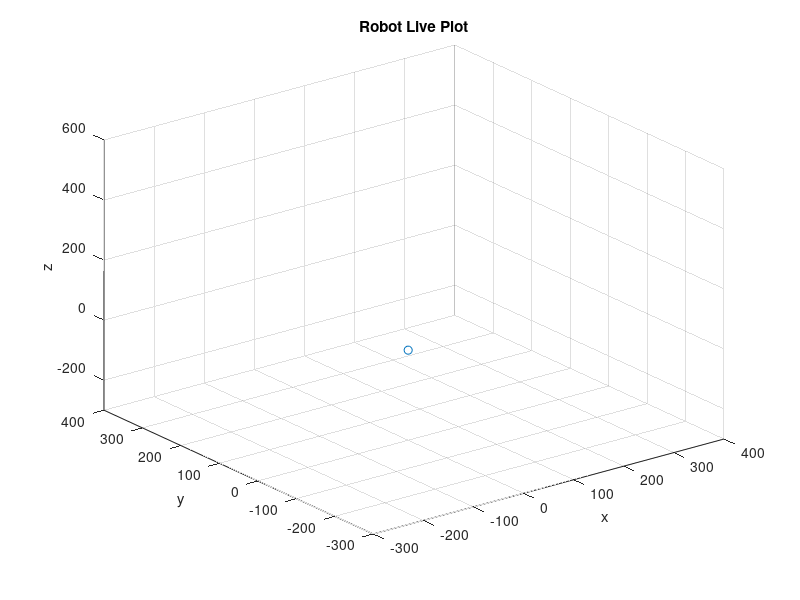

This chart was generated by the following MATLAB code:
function [PLOTTT,Enddd] = LivePlot( )
    PLOTTT = plot3(0,0,0,'-o');
    grid('on')
    xlim([-300 400])
    ylim([-300 400])
    zlim([-300 600])
    xlabel('x')
    ylabel('y')
    zlabel('z')
    title('Robot Live Plot')
    set(PLOTTT,'XDataSource','ACTUALX');
    set(PLOTTT,'YDataSource','ACTUALY');
    set(PLOTTT,'ZDataSource','ACTUALZ');
    hold on;
    Enddd = plot3(0,0,0,'-');
    set(Enddd,'XDataSource','OutputTIP(:,1)');
    set(Enddd,'YDataSource','OutputTIP(:,2)');
    set(Enddd,'ZDataSource','OutputTIP(:,3)');
end

